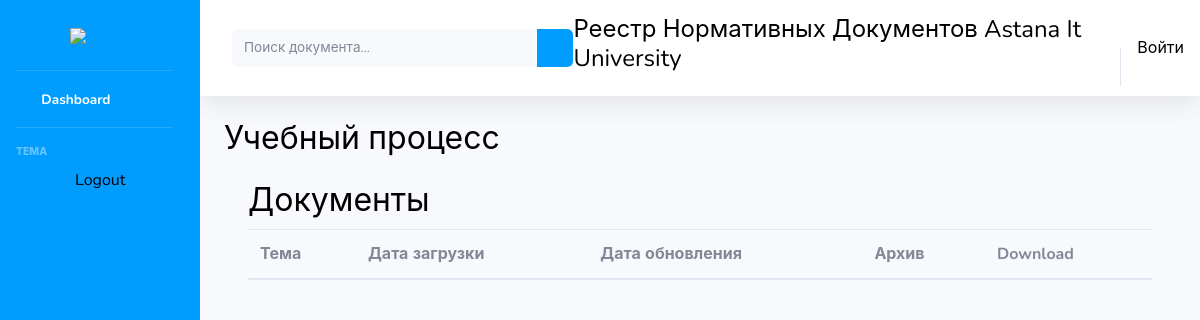
The app's page /category/Учебный процесс/, older data.
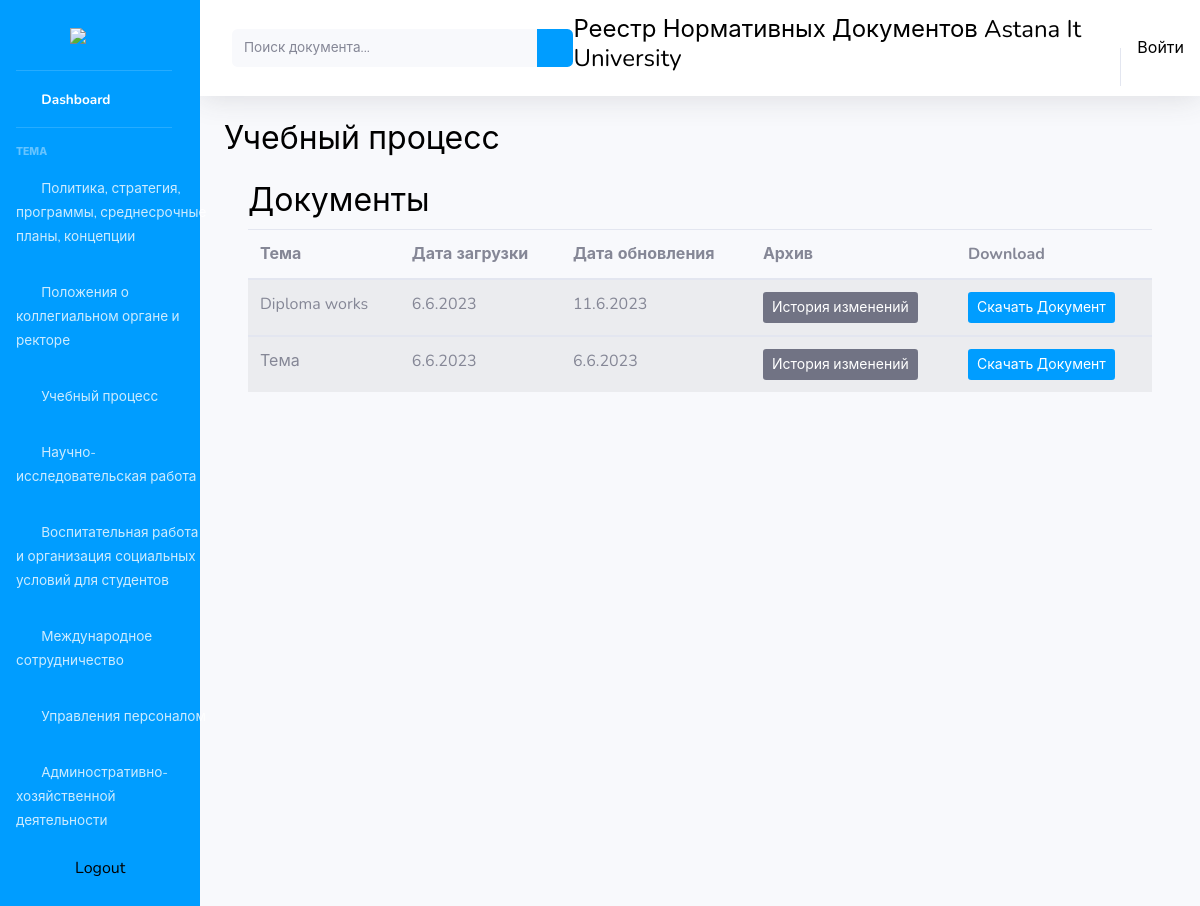
The same page, newer data.
### diploma/models.py (models this page shows, shortened)
class Category(models.Model):
    name = models.CharField(max_length=280)
    def __str__(self):
        return self.name

class files_doc(models.Model):
    topic = models.CharField(max_length=280, help_text='Тема документа', blank=True)
    file = models.FileField(upload_to='document/', validators=[validate_file_size])
    time_create = models.DateTimeField(auto_now_add=True)
    time_update = models.DateTimeField(auto_now=True )
    category = models.CharField(max_length=280, default='uncategorized', help_text='Категория')
    date_confirm = models.CharField(max_length=300, help_text='Дата утверждения', null=True, blank=True)
    confirm = models.CharField(max_length=280)

### diploma/views.py (the view)
# urls.py: path('category/<str:cat_s>/', views.categories, name='category'),
def categories(request, cat_s):
    category_list = Category.objects.all()
    category_files = files_doc.objects.filter(category = cat_s)
    context = {'cat_s': cat_s, 'category_files': category_files, 'category_list': category_list}
    return render(request, 'diploma/categories.html', context)

### diploma/templates/diploma/categories.html (shortened to what this page needs)
{% extends 'diploma/index.html' %}
{% block content %}
<div class="container-fluid">
    <h2>{{ cat_s }}</h2>
    <div class="container mt-4">
        <h2>Документы
        </h2>
        <table class="table table-striped col-xl-12">
            <thead>
                <tr>
                  <th>Тема</th>
                  <th>Дата загрузки</th>
                  <th>Дата обновления</th>
                  <th>Архив</th>
                  <th>Download</th>
                </tr>
              </thead>
              {% for file in category_files %}
              <tbody>
                <tr>
                  <td>
                    {{file.topic}}
                  </td>
                  <td>
                    {{file.time_create.day}}.{{file.time_create.month}}.{{file.time_create.year}}
                  </td>
                  <td>
                    {{file.time_update.day}}.{{file.time_update.month}}.{{file.time_update.year}}
                  </td>
                  <td>
                    <a href="{% url 'history' file.topic%}" class="btn btn-secondary btn-sm">История изменений</a>
                  </td>
                  <td>
                    <a href="{{ file.file.url }}" class="btn btn-primary btn-sm" target="_blank"> Скачать Документ </a>
                  </td>
                </tr>
                {% endfor %}
              </tbody>
        </table>
    </div>
</div>
{% endblock %}

### diploma/templates/diploma/index.html (shortened to what this page needs)
<!DOCTYPE html>
<html lang="en">
<head>
{% load static %}
    <link href="{% static '/fontawesome-free/css/all.min.css' %}" rel="stylesheet" type="text/css">
    <link href="{% static '/css/sb-admin-2.css' %}" rel="stylesheet">
</head>
<body id="page-top">
    <div id="wrapper">
        <ul class=" col-xl-2 col-md-2 col-sm-2 mb-5  navbar-nav bg-gradient-primary sidebar sidebar-dark accordion" id="accordionSidebar">
            <a class="sidebar-brand d-flex align-items-center justify-content-center" href="{% url 'home' %}">
                <div class=" sidebar-brand-icon">
                    <img src="{% static '/images/aitu-logo.png '%}"style="width: 140px;">
                </div>
            </a>
            <hr class="sidebar-divider my-0">
            <li class="nav-item active">
                <a class="nav-link" href="{% url 'home'%}">
                    <i class="fas fa-fw fa-tachometer-alt"></i>
                    <span>Dashboard</span></a>
            </li>
            <hr class="sidebar-divider">
            <div class="sidebar-heading">
                Тема
            </div>
            {% for list in category_list %}
            <li class="nav-item">
                <a class="nav-link" href="{% url 'category' list %}">
                    <i class="fas fa-fw fa-chart-area"></i>
                    <span>{{list.name}}</span></a>
            </li>
            {% endfor %}
            <div class="text-center d-none d-md-inline">
                <a class="nav-link" href="{% url 'logout' %}"><i class="fas fa-sign-out-alt "></i>Logout</a>
            </div>
        </ul>
        <div id="content-wrapper" class="d-flex flex-column">
            <div  id="content">
                <nav class="navbar navbar-expand navbar-light bg-white topbar mb-4 static-top shadow py-5">
                    <form class="d-none d-sm-inline-block form-inline mr-auto ml-md-3 my-2 my-md-0 mw-100 navbar-search" method="POST" action="{% url 'results' %}">
                      <div class="input-group">
                            <input type="text" class="form-control bg-light border-0 small" placeholder="Поиск документа..." name="searched" aria-label="Search" aria-describedby="basic-addon2">
                            <div class="input-group-append">
                                <button class="btn btn-primary" type="submit">
                                    <i class="fas fa-search fa-sm"></i>
                                </button>
                            </div>
                        </div>
                    </form>
                    <h4>Реестр Нормативных Документов Astana It University</h4>
                        {% if request.user.is_anonymous %}
                            <a style="color: black;" href="{% url 'login' %}" role="button"> Войти</a>
                                    {% endif %}
                </nav>
                {% block content %}{% endblock %}
        </div>
        </div>
    </div>
</body>
</html>

Row changes from the older to the newer data that the page shows:
now on this page (row unchanged): Category: name "Политика, стратегия, программы, среднесрочные планы, концепции"
now on this page (row unchanged): Category: name "Положения о коллегиальном органе и ректоре"
now on this page (row unchanged): Category: name "Учебный процесс"
now on this page (row unchanged): Category: name "Научно-исследовательская работа"
now on this page (row unchanged): Category: name "Воспитательная работа и организация социальных условий для студентов"
now on this page (row unchanged): Category: name "Международное сотрудничество"
now on this page (row edited): Category: name "Управления персоналом"
now on this page (row edited): Category: name "Админостративно-хозяйственной деятельности"
now on this page (row edited): files_doc: topic "Diploma works", time_create.day "6", time_create.month "6", time_create.year "2023", time_update.day "11", time_update.month "6", time_update.year "2023"
now on this page (row edited): files_doc: topic "Тема", time_create.day "6", time_create.month "6", time_create.year "2023", time_update.day "6", time_update.month "6", time_update.year "2023"
